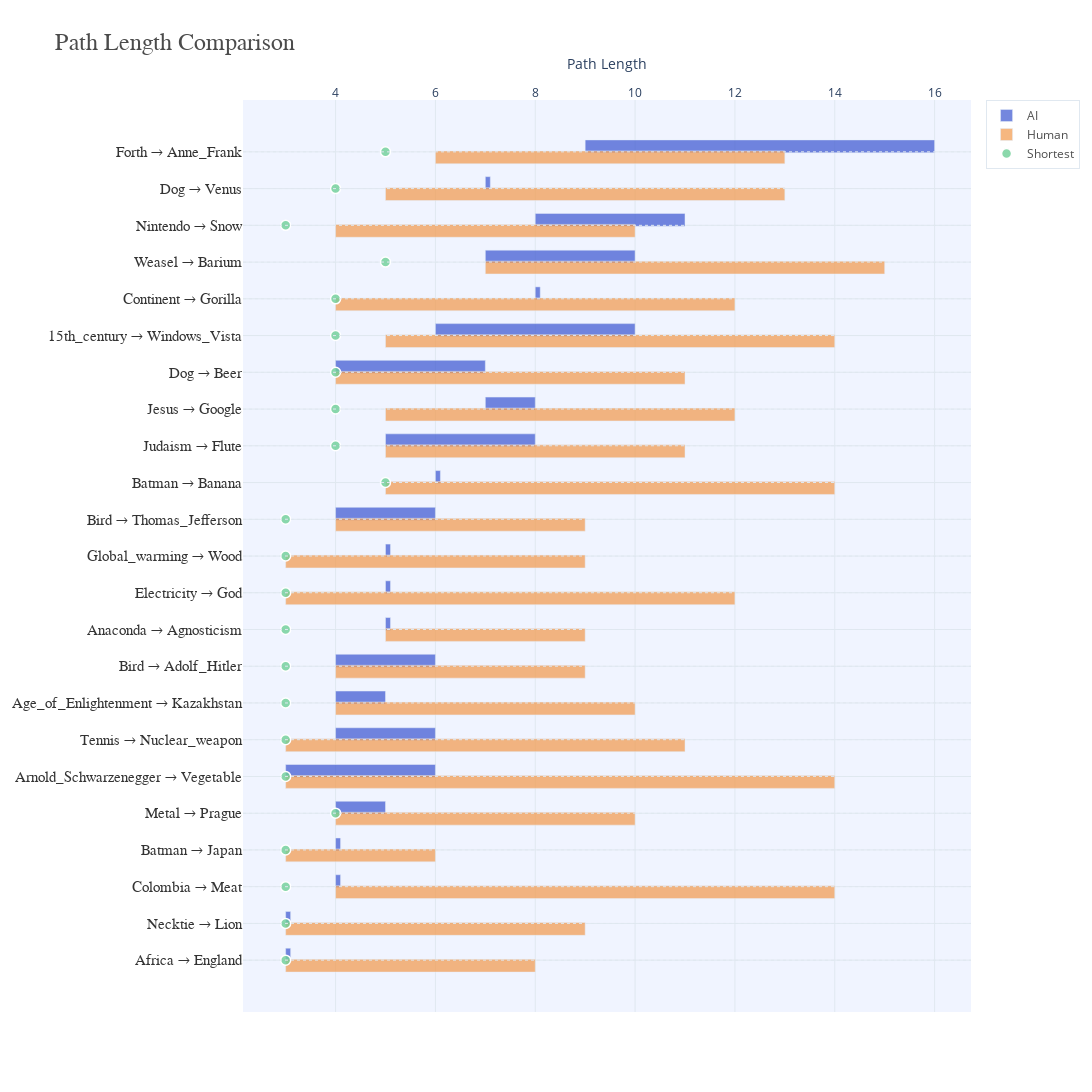

Write notebook code for a chart like this one.
### Code cell
import plotly.graph_objects as go
import numpy as np

# Parameters
sample_fraction = 0.15  # Fraction of sublists to select
outlier_threshold = 2  # Factor of the mean to use as the outlier threshold
fixed_height_per_pair = 50  # Fixed height for each pair in pixels
fixed_width = 1400  # Fixed width for the figure
x_jitter_offset = 0.025  # Small horizontal shift to avoid overlapping
seed = 58
np.random.seed(seed)
y_offset = 0.15

# Standard Colors
PRIMARY_BLUE = "#3A55D1"  # AI paths
SOFT_ORANGE = "#F2994A"   # Human paths
LIGHT_GREEN = "#6FCF97"   # Shortest paths
BACKGROUND = "#F0F4FF"    # Plot background
LIGHT_GRAY = "#E0E8F0"    # Grid lines

# Helper function to filter out large values within a sublist
def filter_outliers(data, threshold):
    mean = np.mean(data)
    return [x for x in data if x <= mean * threshold]

# Sample indices first and preserve original order
def sample_indices(data, fraction):
    total = len(data)
    num_samples = max(1, int(total * fraction))
    sampled_indices = sorted(np.random.choice(total, num_samples, replace=False))
    return sampled_indices

# Sample the indices
sampled_indices = sample_indices(sorted_ai_path_len, sample_fraction)

# Filter all paths using the same sampled indices
aligned_ai_path_len = [filter_outliers(sorted_ai_path_len[i], outlier_threshold) for i in sampled_indices]
aligned_human_path_len = [filter_outliers(sorted_human_path_len[i], outlier_threshold) for i in sampled_indices]
aligned_shortest_path_len = [sorted_shortest_path_len[i] for i in sampled_indices]
selected_ori_dest = [sorted_ori_dest[i] for i in sampled_indices]

# Assign y-positions for alignment
y_positions = np.arange(len(sampled_indices))

# Adjust figure height
total_height = fixed_height_per_pair * len(y_positions)

# Create the Plotly figure
fig = go.Figure()

# Add grey reference lines for each pair
for y in y_positions:
    fig.add_shape(
        type="line",
        x0=0, x1=1, y0=y, y1=y,
        xref="paper", yref="y",
        line=dict(color=LIGHT_GRAY, width=1, dash="dot")
    )

# Apply horizontal jitter for AI and Human paths
def jitter(data, offset):
    return [x + offset for x in data]

# Helper function to calculate min and max
def calculate_min_max(data):
    """Return min and max of a list."""
    if not data:  # Handle empty lists
        return None, None
    min_val = min(data)
    max_val = max(data)
    return min_val, max_val

# Standard Colors with Transparency
PRIMARY_BLUE = "rgba(58, 85, 209, 0.7)"  # AI paths - Light Blue with opacity
SOFT_ORANGE = "rgba(242, 153, 74, 0.7)"  # Human paths - Soft Orange with opacity
LIGHT_GREEN = "rgba(111, 207, 151, 0.8)" # Shortest paths - Light Green with slight opacity
BACKGROUND = "#F0F4FF"                   # Plot background
LIGHT_GRAY = "#E0E8F0"                   # Grid lines



# Plot AI paths
for y, lengths in zip(y_positions, aligned_ai_path_len):
    if lengths:
        min_val, max_val = calculate_min_max(lengths)
        median_val = np.median(lengths)  # Calculate median
        if min_val is not None:
            plot_max_val = max_val if max_val > min_val else min_val + 0.1
            fig.add_trace(go.Bar(
                x=[plot_max_val - min_val],
                y=[y + y_offset],
                base=min_val,
                name="AI",
                marker=dict(color=PRIMARY_BLUE),
                orientation='h',
                width=0.35,
                hovertemplate=f"<b>Min:</b> {min_val}<br>"
                              f"<b>Median:</b> {median_val}<br>"
                              f"<b>Max:</b> {max_val}<extra></extra>",
                showlegend=bool(y == 0)
            ))

# Plot Human paths
for y, lengths in zip(y_positions, aligned_human_path_len):
    if lengths:
        min_val, max_val = calculate_min_max(lengths)
        median_val = np.median(lengths)  # Calculate median
        if min_val is not None:
            plot_max_val = max_val if max_val > min_val else min_val + 0.1
            fig.add_trace(go.Bar(
                x=[plot_max_val - min_val],
                y=[y - y_offset],
                base=min_val,
                name="Human",
                marker=dict(color=SOFT_ORANGE),
                orientation='h',
                width=0.35,
                hovertemplate=f"<b>Min:</b> {min_val}<br>"
                              f"<b>Median:</b> {median_val}<br>"
                              f"<b>Max:</b> {max_val}<extra></extra>",
                showlegend=bool(y == 0)
            ))


# Plot Shortest paths
for y, lengths in zip(y_positions, aligned_shortest_path_len):
    if lengths:
        fig.add_trace(go.Scatter(
            x=lengths,
            y=[y] * len(lengths),
            mode='markers',
            name="Shortest",
            marker=dict(color=LIGHT_GREEN, size=10, line=dict(color="white", width=1.5)),
            hovertemplate=f"<b>Shortest Path Length:</b> {lengths[0]}<extra></extra>",
            showlegend=bool(y == 0)
        ))

# Update layout
fig.update_layout(
    title=dict(
        text="Path Length Comparison",
        font=dict(family="Arial, sans-serif", size=24, color="rgba(0, 0, 0, 0.7)")
    ),
    xaxis=dict(
        title="Path Length",
        title_standoff=10,  # Add space between title and axis
        side="top",  # Move the title to the top
        gridcolor=LIGHT_GRAY,
        zerolinecolor=LIGHT_GRAY
    ),
    yaxis=dict(
        tickvals=y_positions,
        ticktext=[f"{pair[0]} → {pair[1]}" for pair in selected_ori_dest],
        tickangle=0,
        tickfont=dict(size=15, family="Arial, sans-serif", color="rgba(0, 0, 0, 0.8)"),
        gridcolor=LIGHT_GRAY
    ),
    plot_bgcolor=BACKGROUND,
    paper_bgcolor="white",
    width=fixed_width,
    height=total_height,
    showlegend=True,
    legend=dict(
        font=dict(color="rgba(0, 0, 0, 0.7)"),
        bgcolor="white",
        bordercolor=LIGHT_GRAY,
        borderwidth=1
    )
)

# Show the plot
fig.show()
# pio.write_html(fig, "path_length_comparison.html", full_html=True)

### Figure 1 — Plotly figure (JSON) as saved in the notebook; plotly's stock layout.template omitted (floating-point values rounded to 4 significant figures)
{"data": [{"base": 3, "hovertemplate": "<b>Min:</b> 3<br><b>Median:</b> 3.0<br><b>Max:</b> 3<extra></extra>", "marker": {"color": "rgba(58, 85, 209, 0.7)"}, "name": "AI", "orientation": "h", "showlegend": true, "type": "bar", "width": 0.35, "x": [0.1], "y": [0.15]}, {"base": 3, "hovertemplate": "<b>Min:</b> 3<br><b>Median:</b> 3.0<br><b>Max:</b> 3<extra></extra>", "marker": {"color": "rgba(58, 85, 209, 0.7)"}, "name": "AI", "orientation": "h", "showlegend": false, "type": "bar", "width": 0.35, "x": [0.1], "y": [1.15]}, {"base": 4, "hovertemplate": "<b>Min:</b> 4<br><b>Median:</b> 4.0<br><b>Max:</b> 4<extra></extra>", "marker": {"color": "rgba(58, 85, 209, 0.7)"}, "name": "AI", "orientation": "h", "showlegend": false, "type": "bar", "width": 0.35, "x": [0.1], "y": [2.15]}, {"base": 4, "hovertemplate": "<b>Min:</b> 4<br><b>Median:</b> 4.0<br><b>Max:</b> 4<extra></extra>", "marker": {"color": "rgba(58, 85, 209, 0.7)"}, "name": "AI", "orientation": "h", "showlegend": false, "type": "bar", "width": 0.35, "x": [0.1], "y": [3.15]}, {"base": 4, "hovertemplate": "<b>Min:</b> 4<br><b>Median:</b> 4.0<br><b>Max:</b> 5<extra></extra>", "marker": {"color": "rgba(58, 85, 209, 0.7)"}, "name": "AI", "orientation": "h", "showlegend": false, "type": "bar", "width": 0.35, "x": [1], "y": [4.15]}, {"base": 3, "hovertemplate": "<b>Min:</b> 3<br><b>Median:</b> 5.0<br><b>Max:</b> 6<extra></extra>", "marker": {"color": "rgba(58, 85, 209, 0.7)"}, "name": "AI", "orientation": "h", "showlegend": false, "type": "bar", "width": 0.35, "x": [3], "y": [5.15]}, {"base": 4, "hovertemplate": "<b>Min:</b> 4<br><b>Median:</b> 4.0<br><b>Max:</b> 6<extra></extra>", "marker": {"color": "rgba(58, 85, 209, 0.7)"}, "name": "AI", "orientation": "h", "showlegend": false, "type": "bar", "width": 0.35, "x": [2], "y": [6.15]}, {"base": 4, "hovertemplate": "<b>Min:</b> 4<br><b>Median:</b> 5.0<br><b>Max:</b> 5<extra></extra>", "marker": {"color": "rgba(58, 85, 209, 0.7)"}, "name": "AI", "orientation": "h", "showlegend": false, "type": "bar", "width": 0.35, "x": [1], "y": [7.15]}, {"base": 4, "hovertemplate": "<b>Min:</b> 4<br><b>Median:</b> 5.0<br><b>Max:</b> 6<extra></extra>", "marker": {"color": "rgba(58, 85, 209, 0.7)"}, "name": "AI", "orientation": "h", "showlegend": false, "type": "bar", "width": 0.35, "x": [2], "y": [8.15]}, {"base": 5, "hovertemplate": "<b>Min:</b> 5<br><b>Median:</b> 5.0<br><b>Max:</b> 5<extra></extra>", "marker": {"color": "rgba(58, 85, 209, 0.7)"}, "name": "AI", "orientation": "h", "showlegend": false, "type": "bar", "width": 0.35, "x": [0.1], "y": [9.15]}, {"base": 5, "hovertemplate": "<b>Min:</b> 5<br><b>Median:</b> 5.0<br><b>Max:</b> 5<extra></extra>", "marker": {"color": "rgba(58, 85, 209, 0.7)"}, "name": "AI", "orientation": "h", "showlegend": false, "type": "bar", "width": 0.35, "x": [0.1], "y": [10.15]}, {"base": 5, "hovertemplate": "<b>Min:</b> 5<br><b>Median:</b> 5.0<br><b>Max:</b> 5<extra></extra>", "marker": {"color": "rgba(58, 85, 209, 0.7)"}, "name": "AI", "orientation": "h", "showlegend": false, "type": "bar", "width": 0.35, "x": [0.1], "y": [11.15]}, {"base": 4, "hovertemplate": "<b>Min:</b> 4<br><b>Median:</b> 6.0<br><b>Max:</b> 6<extra></extra>", "marker": {"color": "rgba(58, 85, 209, 0.7)"}, "name": "AI", "orientation": "h", "showlegend": false, "type": "bar", "width": 0.35, "x": [2], "y": [12.15]}, {"base": 6, "hovertemplate": "<b>Min:</b> 6<br><b>Median:</b> 6.0<br><b>Max:</b> 6<extra></extra>", "marker": {"color": "rgba(58, 85, 209, 0.7)"}, "name": "AI", "orientation": "h", "showlegend": false, "type": "bar", "width": 0.35, "x": [0.1], "y": [13.15]}, {"base": 5, "hovertemplate": "<b>Min:</b> 5<br><b>Median:</b> 6.0<br><b>Max:</b> 8<extra></extra>", "marker": {"color": "rgba(58, 85, 209, 0.7)"}, "name": "AI", "orientation": "h", "showlegend": false, "type": "bar", "width": 0.35, "x": [3], "y": [14.15]}, {"base": 7, "hovertemplate": "<b>Min:</b> 7<br><b>Median:</b> 7.0<br><b>Max:</b> 8<extra></extra>", "marker": {"color": "rgba(58, 85, 209, 0.7)"}, "name": "AI", "orientation": "h", "showlegend": false, "type": "bar", "width": 0.35, "x": [1], "y": [15.15]}, {"base": 4, "hovertemplate": "<b>Min:</b> 4<br><b>Median:</b> 5.5<br><b>Max:</b> 7<extra></extra>", "marker": {"color": "rgba(58, 85, 209, 0.7)"}, "name": "AI", "orientation": "h", "showlegend": false, "type": "bar", "width": 0.35, "x": [3], "y": [16.15]}, {"base": 6, "hovertemplate": "<b>Min:</b> 6<br><b>Median:</b> 7.0<br><b>Max:</b> 10<extra></extra>", "marker": {"color": "rgba(58, 85, 209, 0.7)"}, "name": "AI", "orientation": "h", "showlegend": false, "type": "bar", "width": 0.35, "x": [4], "y": [17.15]}, {"base": 8, "hovertemplate": "<b>Min:</b> 8<br><b>Median:</b> 8.0<br><b>Max:</b> 8<extra></extra>", "marker": {"color": "rgba(58, 85, 209, 0.7)"}, "name": "AI", "orientation": "h", "showlegend": false, "type": "bar", "width": 0.35, "x": [0.1], "y": [18.15]}, {"base": 7, "hovertemplate": "<b>Min:</b> 7<br><b>Median:</b> 9.0<br><b>Max:</b> 10<extra></extra>", "marker": {"color": "rgba(58, 85, 209, 0.7)"}, "name": "AI", "orientation": "h", "showlegend": false, "type": "bar", "width": 0.35, "x": [3], "y": [19.15]}, {"base": 8, "hovertemplate": "<b>Min:</b> 8<br><b>Median:</b> 9.5<br><b>Max:</b> 11<extra></extra>", "marker": {"color": "rgba(58, 85, 209, 0.7)"}, "name": "AI", "orientation": "h", "showlegend": false, "type": "bar", "width": 0.35, "x": [3], "y": [20.15]}, {"base": 7, "hovertemplate": "<b>Min:</b> 7<br><b>Median:</b> 7.0<br><b>Max:</b> 7<extra></extra>", "marker": {"color": "rgba(58, 85, 209, 0.7)"}, "name": "AI", "orientation": "h", "showlegend": false, "type": "bar", "width": 0.35, "x": [0.1], "y": [21.15]}, {"base": 9, "hovertemplate": "<b>Min:</b> 9<br><b>Median:</b> 13.0<br><b>Max:</b> 16<extra></extra>", "marker": {"color": "rgba(58, 85, 209, 0.7)"}, "name": "AI", "orientation": "h", "showlegend": false, "type": "bar", "width": 0.35, "x": [7], "y": [22.15]}, {"base": 3, "hovertemplate": "<b>Min:</b> 3<br><b>Median:</b> 4.0<br><b>Max:</b> 8<extra></extra>", "marker": {"color": "rgba(242, 153, 74, 0.7)"}, "name": "Human", "orientation": "h", "showlegend": true, "type": "bar", "width": 0.35, "x": [5], "y": [-0.15]}, {"base": 3, "hovertemplate": "<b>Min:</b> 3<br><b>Median:</b> 4.0<br><b>Max:</b> 9<extra></extra>", "marker": {"color": "rgba(242, 153, 74, 0.7)"}, "name": "Human", "orientation": "h", "showlegend": false, "type": "bar", "width": 0.35, "x": [6], "y": [0.85]}, {"base": 4, "hovertemplate": "<b>Min:</b> 4<br><b>Median:</b> 8.0<br><b>Max:</b> 14<extra></extra>", "marker": {"color": "rgba(242, 153, 74, 0.7)"}, "name": "Human", "orientation": "h", "showlegend": false, "type": "bar", "width": 0.35, "x": [10], "y": [1.85]}, {"base": 3, "hovertemplate": "<b>Min:</b> 3<br><b>Median:</b> 4.0<br><b>Max:</b> 6<extra></extra>", "marker": {"color": "rgba(242, 153, 74, 0.7)"}, "name": "Human", "orientation": "h", "showlegend": false, "type": "bar", "width": 0.35, "x": [3], "y": [2.85]}, {"base": 4, "hovertemplate": "<b>Min:</b> 4<br><b>Median:</b> 7.0<br><b>Max:</b> 10<extra></extra>", "marker": {"color": "rgba(242, 153, 74, 0.7)"}, "name": "Human", "orientation": "h", "showlegend": false, "type": "bar", "width": 0.35, "x": [6], "y": [3.85]}, {"base": 3, "hovertemplate": "<b>Min:</b> 3<br><b>Median:</b> 7.0<br><b>Max:</b> 14<extra></extra>", "marker": {"color": "rgba(242, 153, 74, 0.7)"}, "name": "Human", "orientation": "h", "showlegend": false, "type": "bar", "width": 0.35, "x": [11], "y": [4.85]}, {"base": 3, "hovertemplate": "<b>Min:</b> 3<br><b>Median:</b> 5.0<br><b>Max:</b> 11<extra></extra>", "marker": {"color": "rgba(242, 153, 74, 0.7)"}, "name": "Human", "orientation": "h", "showlegend": false, "type": "bar", "width": 0.35, "x": [8], "y": [5.85]}, {"base": 4, "hovertemplate": "<b>Min:</b> 4<br><b>Median:</b> 6.0<br><b>Max:</b> 10<extra></extra>", "marker": {"color": "rgba(242, 153, 74, 0.7)"}, "name": "Human", "orientation": "h", "showlegend": false, "type": "bar", "width": 0.35, "x": [6], "y": [6.85]}, {"base": 4, "hovertemplate": "<b>Min:</b> 4<br><b>Median:</b> 5.0<br><b>Max:</b> 9<extra></extra>", "marker": {"color": "rgba(242, 153, 74, 0.7)"}, "name": "Human", "orientation": "h", "showlegend": false, "type": "bar", "width": 0.35, "x": [5], "y": [7.85]}, {"base": 5, "hovertemplate": "<b>Min:</b> 5<br><b>Median:</b> 6.0<br><b>Max:</b> 9<extra></extra>", "marker": {"color": "rgba(242, 153, 74, 0.7)"}, "name": "Human", "orientation": "h", "showlegend": false, "type": "bar", "width": 0.35, "x": [4], "y": [8.85]}, {"base": 3, "hovertemplate": "<b>Min:</b> 3<br><b>Median:</b> 6.0<br><b>Max:</b> 12<extra></extra>", "marker": {"color": "rgba(242, 153, 74, 0.7)"}, "name": "Human", "orientation": "h", "showlegend": false, "type": "bar", "width": 0.35, "x": [9], "y": [9.85]}, {"base": 3, "hovertemplate": "<b>Min:</b> 3<br><b>Median:</b> 5.5<br><b>Max:</b> 9<extra></extra>", "marker": {"color": "rgba(242, 153, 74, 0.7)"}, "name": "Human", "orientation": "h", "showlegend": false, "type": "bar", "width": 0.35, "x": [6], "y": [10.85]}, {"base": 4, "hovertemplate": "<b>Min:</b> 4<br><b>Median:</b> 5.0<br><b>Max:</b> 9<extra></extra>", "marker": {"color": "rgba(242, 153, 74, 0.7)"}, "name": "Human", "orientation": "h", "showlegend": false, "type": "bar", "width": 0.35, "x": [5], "y": [11.85]}, {"base": 5, "hovertemplate": "<b>Min:</b> 5<br><b>Median:</b> 6.0<br><b>Max:</b> 14<extra></extra>", "marker": {"color": "rgba(242, 153, 74, 0.7)"}, "name": "Human", "orientation": "h", "showlegend": false, "type": "bar", "width": 0.35, "x": [9], "y": [12.85]}, {"base": 5, "hovertemplate": "<b>Min:</b> 5<br><b>Median:</b> 7.5<br><b>Max:</b> 11<extra></extra>", "marker": {"color": "rgba(242, 153, 74, 0.7)"}, "name": "Human", "orientation": "h", "showlegend": false, "type": "bar", "width": 0.35, "x": [6], "y": [13.85]}, {"base": 5, "hovertemplate": "<b>Min:</b> 5<br><b>Median:</b> 7.5<br><b>Max:</b> 12<extra></extra>", "marker": {"color": "rgba(242, 153, 74, 0.7)"}, "name": "Human", "orientation": "h", "showlegend": false, "type": "bar", "width": 0.35, "x": [7], "y": [14.85]}, {"base": 4, "hovertemplate": "<b>Min:</b> 4<br><b>Median:</b> 5.0<br><b>Max:</b> 11<extra></extra>", "marker": {"color": "rgba(242, 153, 74, 0.7)"}, "name": "Human", "orientation": "h", "showlegend": false, "type": "bar", "width": 0.35, "x": [7], "y": [15.85]}, {"base": 5, "hovertemplate": "<b>Min:</b> 5<br><b>Median:</b> 6.0<br><b>Max:</b> 14<extra></extra>", "marker": {"color": "rgba(242, 153, 74, 0.7)"}, "name": "Human", "orientation": "h", "showlegend": false, "type": "bar", "width": 0.35, "x": [9], "y": [16.85]}, {"base": 4, "hovertemplate": "<b>Min:</b> 4<br><b>Median:</b> 7.0<br><b>Max:</b> 12<extra></extra>", "marker": {"color": "rgba(242, 153, 74, 0.7)"}, "name": "Human", "orientation": "h", "showlegend": false, "type": "bar", "width": 0.35, "x": [8], "y": [17.85]}, {"base": 7, "hovertemplate": "<b>Min:</b> 7<br><b>Median:</b> 8.5<br><b>Max:</b> 15<extra></extra>", "marker": {"color": "rgba(242, 153, 74, 0.7)"}, "name": "Human", "orientation": "h", "showlegend": false, "type": "bar", "width": 0.35, "x": [8], "y": [18.85]}, {"base": 4, "hovertemplate": "<b>Min:</b> 4<br><b>Median:</b> 5.0<br><b>Max:</b> 10<extra></extra>", "marker": {"color": "rgba(242, 153, 74, 0.7)"}, "name": "Human", "orientation": "h", "showlegend": false, "type": "bar", "width": 0.35, "x": [6], "y": [19.85]}, {"base": 5, "hovertemplate": "<b>Min:</b> 5<br><b>Median:</b> 6.0<br><b>Max:</b> 13<extra></extra>", "marker": {"color": "rgba(242, 153, 74, 0.7)"}, "name": "Human", "orientation": "h", "showlegend": false, "type": "bar", "width": 0.35, "x": [8], "y": [20.85]}, {"base": 6, "hovertemplate": "<b>Min:</b> 6<br><b>Median:</b> 9.0<br><b>Max:</b> 13<extra></extra>", "marker": {"color": "rgba(242, 153, 74, 0.7)"}, "name": "Human", "orientation": "h", "showlegend": false, "type": "bar", "width": 0.35, "x": [7], "y": [21.85]}, {"hovertemplate": "<b>Shortest Path Length:</b> 3<extra></extra>", "marker": {"color": "rgba(111, 207, 151, 0.8)", "line": {"color": "white", "width": 1.5}, "size": 10}, "mode": "markers", "name": "Shortest", "showlegend": true, "type": "scatter", "x": [3], "y": [0]}, {"hovertemplate": "<b>Shortest Path Length:</b> 3<extra></extra>", "marker": {"color": "rgba(111, 207, 151, 0.8)", "line": {"color": "white", "width": 1.5}, "size": 10}, "mode": "markers", "name": "Shortest", "showlegend": false, "type": "scatter", "x": [3], "y": [1]}, {"hovertemplate": "<b>Shortest Path Length:</b> 3<extra></extra>", "marker": {"color": "rgba(111, 207, 151, 0.8)", "line": {"color": "white", "width": 1.5}, "size": 10}, "mode": "markers", "name": "Shortest", "showlegend": false, "type": "scatter", "x": [3], "y": [2]}, {"hovertemplate": "<b>Shortest Path Length:</b> 3<extra></extra>", "marker": {"color": "rgba(111, 207, 151, 0.8)", "line": {"color": "white", "width": 1.5}, "size": 10}, "mode": "markers", "name": "Shortest", "showlegend": false, "type": "scatter", "x": [3], "y": [3]}, {"hovertemplate": "<b>Shortest Path Length:</b> 4<extra></extra>", "marker": {"color": "rgba(111, 207, 151, 0.8)", "line": {"color": "white", "width": 1.5}, "size": 10}, "mode": "markers", "name": "Shortest", "showlegend": false, "type": "scatter", "x": [4], "y": [4]}, {"hovertemplate": "<b>Shortest Path Length:</b> 3<extra></extra>", "marker": {"color": "rgba(111, 207, 151, 0.8)", "line": {"color": "white", "width": 1.5}, "size": 10}, "mode": "markers", "name": "Shortest", "showlegend": false, "type": "scatter", "x": [3], "y": [5]}, {"hovertemplate": "<b>Shortest Path Length:</b> 3<extra></extra>", "marker": {"color": "rgba(111, 207, 151, 0.8)", "line": {"color": "white", "width": 1.5}, "size": 10}, "mode": "markers", "name": "Shortest", "showlegend": false, "type": "scatter", "x": [3], "y": [6]}, {"hovertemplate": "<b>Shortest Path Length:</b> 3<extra></extra>", "marker": {"color": "rgba(111, 207, 151, 0.8)", "line": {"color": "white", "width": 1.5}, "size": 10}, "mode": "markers", "name": "Shortest", "showlegend": false, "type": "scatter", "x": [3], "y": [7]}, {"hovertemplate": "<b>Shortest Path Length:</b> 3<extra></extra>", "marker": {"color": "rgba(111, 207, 151, 0.8)", "line": {"color": "white", "width": 1.5}, "size": 10}, "mode": "markers", "name": "Shortest", "showlegend": false, "type": "scatter", "x": [3], "y": [8]}, {"hovertemplate": "<b>Shortest Path Length:</b> 3<extra></extra>", "marker": {"color": "rgba(111, 207, 151, 0.8)", "line": {"color": "white", "width": 1.5}, "size": 10}, "mode": "markers", "name": "Shortest", "showlegend": false, "type": "scatter", "x": [3], "y": [9]}, {"hovertemplate": "<b>Shortest Path Length:</b> 3<extra></extra>", "marker": {"color": "rgba(111, 207, 151, 0.8)", "line": {"color": "white", "width": 1.5}, "size": 10}, "mode": "markers", "name": "Shortest", "showlegend": false, "type": "scatter", "x": [3], "y": [10]}, {"hovertemplate": "<b>Shortest Path Length:</b> 3<extra></extra>", "marker": {"color": "rgba(111, 207, 151, 0.8)", "line": {"color": "white", "width": 1.5}, "size": 10}, "mode": "markers", "name": "Shortest", "showlegend": false, "type": "scatter", "x": [3], "y": [11]}, {"hovertemplate": "<b>Shortest Path Length:</b> 3<extra></extra>", "marker": {"color": "rgba(111, 207, 151, 0.8)", "line": {"color": "white", "width": 1.5}, "size": 10}, "mode": "markers", "name": "Shortest", "showlegend": false, "type": "scatter", "x": [3], "y": [12]}, {"hovertemplate": "<b>Shortest Path Length:</b> 5<extra></extra>", "marker": {"color": "rgba(111, 207, 151, 0.8)", "line": {"color": "white", "width": 1.5}, "size": 10}, "mode": "markers", "name": "Shortest", "showlegend": false, "type": "scatter", "x": [5], "y": [13]}, {"hovertemplate": "<b>Shortest Path Length:</b> 4<extra></extra>", "marker": {"color": "rgba(111, 207, 151, 0.8)", "line": {"color": "white", "width": 1.5}, "size": 10}, "mode": "markers", "name": "Shortest", "showlegend": false, "type": "scatter", "x": [4], "y": [14]}, {"hovertemplate": "<b>Shortest Path Length:</b> 4<extra></extra>", "marker": {"color": "rgba(111, 207, 151, 0.8)", "line": {"color": "white", "width": 1.5}, "size": 10}, "mode": "markers", "name": "Shortest", "showlegend": false, "type": "scatter", "x": [4], "y": [15]}, {"hovertemplate": "<b>Shortest Path Length:</b> 4<extra></extra>", "marker": {"color": "rgba(111, 207, 151, 0.8)", "line": {"color": "white", "width": 1.5}, "size": 10}, "mode": "markers", "name": "Shortest", "showlegend": false, "type": "scatter", "x": [4], "y": [16]}, {"hovertemplate": "<b>Shortest Path Length:</b> 4<extra></extra>", "marker": {"color": "rgba(111, 207, 151, 0.8)", "line": {"color": "white", "width": 1.5}, "size": 10}, "mode": "markers", "name": "Shortest", "showlegend": false, "type": "scatter", "x": [4], "y": [17]}, {"hovertemplate": "<b>Shortest Path Length:</b> 4<extra></extra>", "marker": {"color": "rgba(111, 207, 151, 0.8)", "line": {"color": "white", "width": 1.5}, "size": 10}, "mode": "markers", "name": "Shortest", "showlegend": false, "type": "scatter", "x": [4], "y": [18]}, {"hovertemplate": "<b>Shortest Path Length:</b> 5<extra></extra>", "marker": {"color": "rgba(111, 207, 151, 0.8)", "line": {"color": "white", "width": 1.5}, "size": 10}, "mode": "markers", "name": "Shortest", "showlegend": false, "type": "scatter", "x": [5], "y": [19]}, {"hovertemplate": "<b>Shortest Path Length:</b> 3<extra></extra>", "marker": {"color": "rgba(111, 207, 151, 0.8)", "line": {"color": "white", "width": 1.5}, "size": 10}, "mode": "markers", "name": "Shortest", "showlegend": false, "type": "scatter", "x": [3], "y": [20]}, {"hovertemplate": "<b>Shortest Path Length:</b> 4<extra></extra>", "marker": {"color": "rgba(111, 207, 151, 0.8)", "line": {"color": "white", "width": 1.5}, "size": 10}, "mode": "markers", "name": "Shortest", "showlegend": false, "type": "scatter", "x": [4], "y": [21]}, {"hovertemplate": "<b>Shortest Path Length:</b> 5<extra></extra>", "marker": {"color": "rgba(111, 207, 151, 0.8)", "line": {"color": "white", "width": 1.5}, "size": 10}, "mode": "markers", "name": "Shortest", "showlegend": false, "type": "scatter", "x": [5], "y": [22]}], "layout": {"height": 1150, "legend": {"bgcolor": "white", "bordercolor": "#E0E8F0", "borderwidth": 1, "font": {"color": "rgba(0, 0, 0, 0.7)"}}, "paper_bgcolor": "white", "plot_bgcolor": "#F0F4FF", "shapes": [{"line": {"color": "#E0E8F0", "dash": "dot", "width": 1}, "type": "line", "x0": 0, "x1": 1, "xref": "paper", "y0": 0, "y1": 0, "yref": "y"}, {"line": {"color": "#E0E8F0", "dash": "dot", "width": 1}, "type": "line", "x0": 0, "x1": 1, "xref": "paper", "y0": 1, "y1": 1, "yref": "y"}, {"line": {"color": "#E0E8F0", "dash": "dot", "width": 1}, "type": "line", "x0": 0, "x1": 1, "xref": "paper", "y0": 2, "y1": 2, "yref": "y"}, {"line": {"color": "#E0E8F0", "dash": "dot", "width": 1}, "type": "line", "x0": 0, "x1": 1, "xref": "paper", "y0": 3, "y1": 3, "yref": "y"}, {"line": {"color": "#E0E8F0", "dash": "dot", "width": 1}, "type": "line", "x0": 0, "x1": 1, "xref": "paper", "y0": 4, "y1": 4, "yref": "y"}, {"line": {"color": "#E0E8F0", "dash": "dot", "width": 1}, "type": "line", "x0": 0, "x1": 1, "xref": "paper", "y0": 5, "y1": 5, "yref": "y"}, {"line": {"color": "#E0E8F0", "dash": "dot", "width": 1}, "type": "line", "x0": 0, "x1": 1, "xref": "paper", "y0": 6, "y1": 6, "yref": "y"}, {"line": {"color": "#E0E8F0", "dash": "dot", "width": 1}, "type": "line", "x0": 0, "x1": 1, "xref": "paper", "y0": 7, "y1": 7, "yref": "y"}, {"line": {"color": "#E0E8F0", "dash": "dot", "width": 1}, "type": "line", "x0": 0, "x1": 1, "xref": "paper", "y0": 8, "y1": 8, "yref": "y"}, {"line": {"color": "#E0E8F0", "dash": "dot", "width": 1}, "type": "line", "x0": 0, "x1": 1, "xref": "paper", "y0": 9, "y1": 9, "yref": "y"}, {"line": {"color": "#E0E8F0", "dash": "dot", "width": 1}, "type": "line", "x0": 0, "x1": 1, "xref": "paper", "y0": 10, "y1": 10, "yref": "y"}, {"line": {"color": "#E0E8F0", "dash": "dot", "width": 1}, "type": "line", "x0": 0, "x1": 1, "xref": "paper", "y0": 11, "y1": 11, "yref": "y"}, {"line": {"color": "#E0E8F0", "dash": "dot", "width": 1}, "type": "line", "x0": 0, "x1": 1, "xref": "paper", "y0": 12, "y1": 12, "yref": "y"}, {"line": {"color": "#E0E8F0", "dash": "dot", "width": 1}, "type": "line", "x0": 0, "x1": 1, "xref": "paper", "y0": 13, "y1": 13, "yref": "y"}, {"line": {"color": "#E0E8F0", "dash": "dot", "width": 1}, "type": "line", "x0": 0, "x1": 1, "xref": "paper", "y0": 14, "y1": 14, "yref": "y"}, {"line": {"color": "#E0E8F0", "dash": "dot", "width": 1}, "type": "line", "x0": 0, "x1": 1, "xref": "paper", "y0": 15, "y1": 15, "yref": "y"}, {"line": {"color": "#E0E8F0", "dash": "dot", "width": 1}, "type": "line", "x0": 0, "x1": 1, "xref": "paper", "y0": 16, "y1": 16, "yref": "y"}, {"line": {"color": "#E0E8F0", "dash": "dot", "width": 1}, "type": "line", "x0": 0, "x1": 1, "xref": "paper", "y0": 17, "y1": 17, "yref": "y"}, {"line": {"color": "#E0E8F0", "dash": "dot", "width": 1}, "type": "line", "x0": 0, "x1": 1, "xref": "paper", "y0": 18, "y1": 18, "yref": "y"}, {"line": {"color": "#E0E8F0", "dash": "dot", "width": 1}, "type": "line", "x0": 0, "x1": 1, "xref": "paper", "y0": 19, "y1": 19, "yref": "y"}, {"line": {"color": "#E0E8F0", "dash": "dot", "width": 1}, "type": "line", "x0": 0, "x1": 1, "xref": "paper", "y0": 20, "y1": 20, "yref": "y"}, {"line": {"color": "#E0E8F0", "dash": "dot", "width": 1}, "type": "line", "x0": 0, "x1": 1, "xref": "paper", "y0": 21, "y1": 21, "yref": "y"}, {"line": {"color": "#E0E8F0", "dash": "dot", "width": 1}, "type": "line", "x0": 0, "x1": 1, "xref": "paper", "y0": 22, "y1": 22, "yref": "y"}], "showlegend": true, "title": {"font": {"color": "rgba(0, 0, 0, 0.7)", "family": "Arial, sans-serif", "size": 24}, "text": "Path Length Comparison"}, "width": 1400, "xaxis": {"gridcolor": "#E0E8F0", "side": "top", "title": {"standoff": 10, "text": "Path Length"}, "zerolinecolor": "#E0E8F0"}, "yaxis": {"gridcolor": "#E0E8F0", "tickangle": 0, "tickfont": {"color": "rgba(0, 0, 0, 0.8)", "family": "Arial, sans-serif", "size": 15}, "ticktext": ["Africa → England", "Necktie → Lion", "Colombia → Meat", "Batman → Japan", "Metal → Prague", "Arnold_Schwarzenegger → Vegetable", "Tennis → Nuclear_weapon", "Age_of_Enlightenment → Kazakhstan", "Bird → Adolf_Hitler", "Anaconda → Agnosticism", "Electricity → God", "Global_warming → Wood", "Bird → Thomas_Jefferson", "Batman → Banana", "Judaism → Flute", "Jesus → Google", "Dog → Beer", "15th_century → Windows_Vista", "Continent → Gorilla", "Weasel → Barium", "Nintendo → Snow", "Dog → Venus", "Forth → Anne_Frank"], "tickvals": [0, 1, 2, 3, 4, 5, 6, 7, 8, 9, 10, 11, 12, 13, 14, 15, 16, 17, 18, 19, 20, 21, 22]}}}
